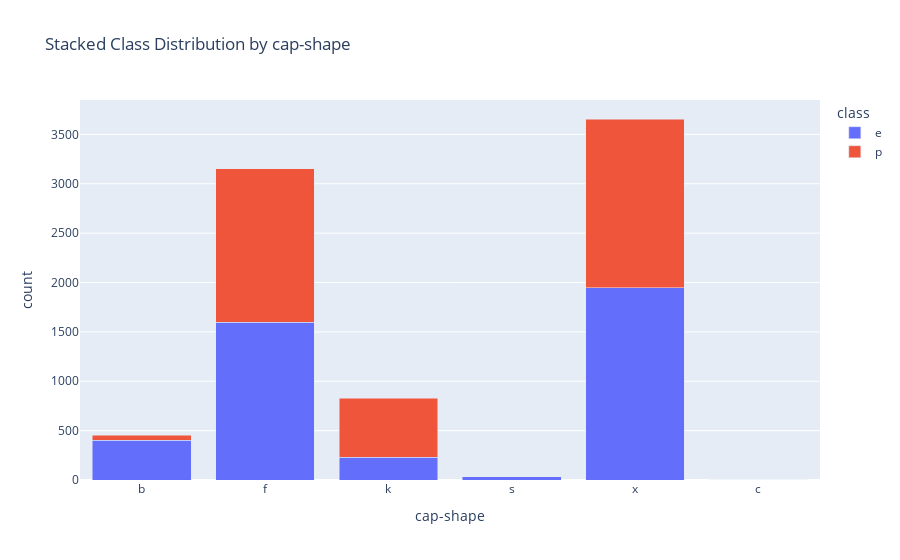
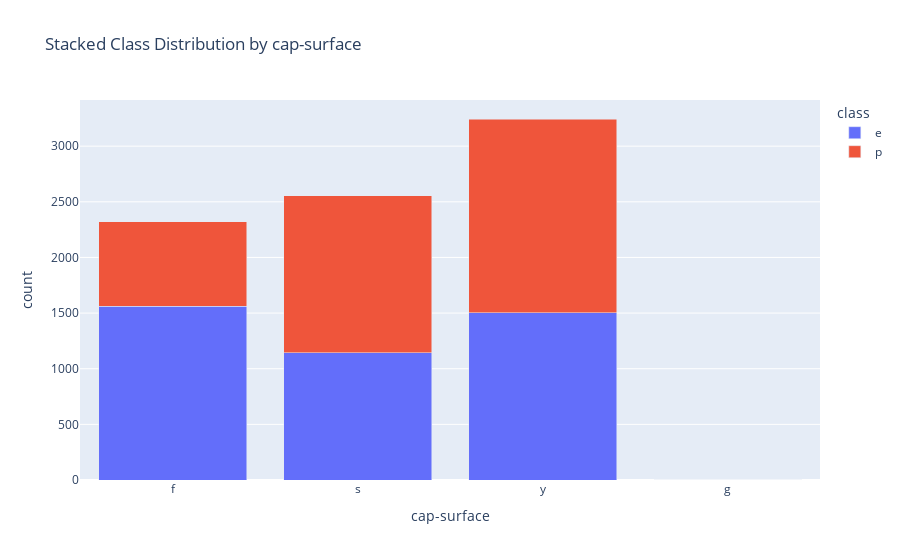
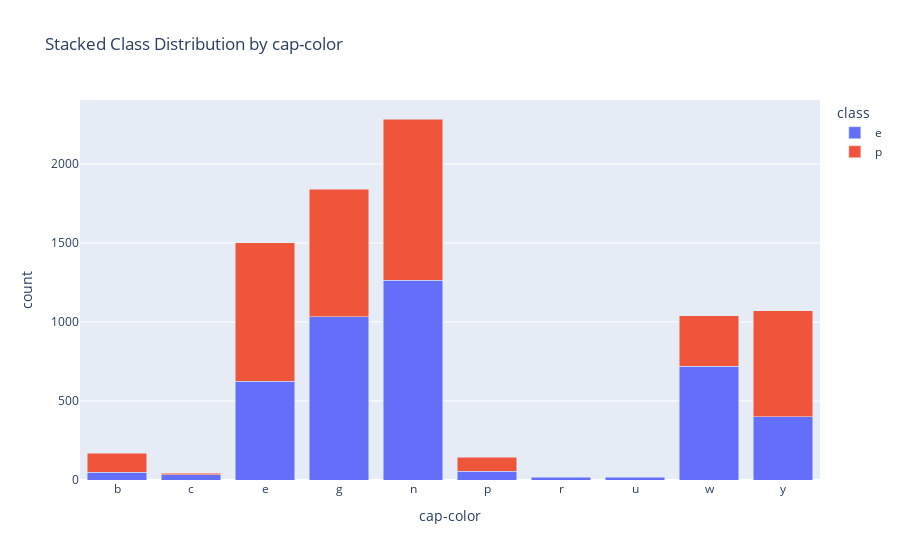
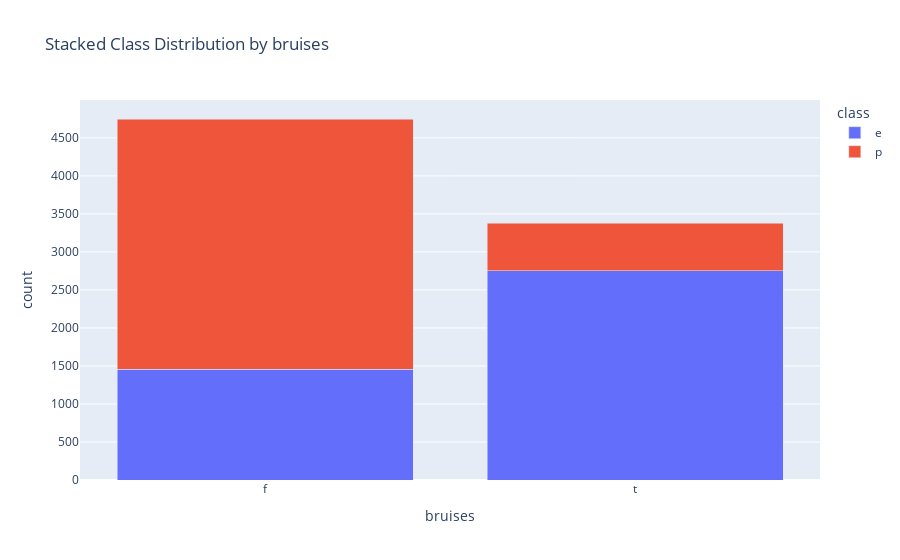

These figures' notebook cell, in order:
### Code cell
for column in df.columns:
    if column != 'class':
        
        temp = df.groupby([column, 'class']).size().reset_index(name='count')
        
        
        fig = px.bar(
            temp,
            x=column,         
            y='count',        
            color='class',    
            barmode='stack',  
            title=f"Stacked Class Distribution by {column}"
        )
        fig.show()

### Figure 1 — Plotly figure (JSON) as saved in the notebook; plotly's stock layout.template omitted (floating-point values rounded to 4 significant figures)
{"data": [{"alignmentgroup": "True", "hovertemplate": "class=e<br>cap-shape=%{x}<br>count=%{y}<extra></extra>", "legendgroup": "e", "marker": {"color": "#636efa", "pattern": {"shape": ""}}, "name": "e", "offsetgroup": "e", "orientation": "v", "showlegend": true, "textposition": "auto", "type": "bar", "x": ["b", "f", "k", "s", "x"], "xaxis": "x", "y": [404, 1596, 228, 32, 1948], "yaxis": "y"}, {"alignmentgroup": "True", "hovertemplate": "class=p<br>cap-shape=%{x}<br>count=%{y}<extra></extra>", "legendgroup": "p", "marker": {"color": "#EF553B", "pattern": {"shape": ""}}, "name": "p", "offsetgroup": "p", "orientation": "v", "showlegend": true, "textposition": "auto", "type": "bar", "x": ["b", "c", "f", "k", "x"], "xaxis": "x", "y": [48, 4, 1556, 600, 1708], "yaxis": "y"}], "layout": {"barmode": "stack", "legend": {"title": {"text": "class"}, "tracegroupgap": 0}, "title": {"text": "Stacked Class Distribution by cap-shape"}, "xaxis": {"anchor": "y", "domain": [0, 1], "title": {"text": "cap-shape"}}, "yaxis": {"anchor": "x", "domain": [0, 1], "title": {"text": "count"}}}}

### Figure 2 — Plotly figure (JSON) as saved in the notebook; plotly's stock layout.template omitted (floating-point values rounded to 4 significant figures)
{"data": [{"alignmentgroup": "True", "hovertemplate": "class=e<br>cap-surface=%{x}<br>count=%{y}<extra></extra>", "legendgroup": "e", "marker": {"color": "#636efa", "pattern": {"shape": ""}}, "name": "e", "offsetgroup": "e", "orientation": "v", "showlegend": true, "textposition": "auto", "type": "bar", "x": ["f", "s", "y"], "xaxis": "x", "y": [1560, 1144, 1504], "yaxis": "y"}, {"alignmentgroup": "True", "hovertemplate": "class=p<br>cap-surface=%{x}<br>count=%{y}<extra></extra>", "legendgroup": "p", "marker": {"color": "#EF553B", "pattern": {"shape": ""}}, "name": "p", "offsetgroup": "p", "orientation": "v", "showlegend": true, "textposition": "auto", "type": "bar", "x": ["f", "g", "s", "y"], "xaxis": "x", "y": [760, 4, 1412, 1740], "yaxis": "y"}], "layout": {"barmode": "stack", "legend": {"title": {"text": "class"}, "tracegroupgap": 0}, "title": {"text": "Stacked Class Distribution by cap-surface"}, "xaxis": {"anchor": "y", "domain": [0, 1], "title": {"text": "cap-surface"}}, "yaxis": {"anchor": "x", "domain": [0, 1], "title": {"text": "count"}}}}

### Figure 3 — Plotly figure (JSON) as saved in the notebook; plotly's stock layout.template omitted (floating-point values rounded to 4 significant figures)
{"data": [{"alignmentgroup": "True", "hovertemplate": "class=e<br>cap-color=%{x}<br>count=%{y}<extra></extra>", "legendgroup": "e", "marker": {"color": "#636efa", "pattern": {"shape": ""}}, "name": "e", "offsetgroup": "e", "orientation": "v", "showlegend": true, "textposition": "auto", "type": "bar", "x": ["b", "c", "e", "g", "n", "p", "r", "u", "w", "y"], "xaxis": "x", "y": [48, 32, 624, 1032, 1264, 56, 16, 16, 720, 400], "yaxis": "y"}, {"alignmentgroup": "True", "hovertemplate": "class=p<br>cap-color=%{x}<br>count=%{y}<extra></extra>", "legendgroup": "p", "marker": {"color": "#EF553B", "pattern": {"shape": ""}}, "name": "p", "offsetgroup": "p", "orientation": "v", "showlegend": true, "textposition": "auto", "type": "bar", "x": ["b", "c", "e", "g", "n", "p", "w", "y"], "xaxis": "x", "y": [120, 12, 876, 808, 1020, 88, 320, 672], "yaxis": "y"}], "layout": {"barmode": "stack", "legend": {"title": {"text": "class"}, "tracegroupgap": 0}, "title": {"text": "Stacked Class Distribution by cap-color"}, "xaxis": {"anchor": "y", "domain": [0, 1], "title": {"text": "cap-color"}}, "yaxis": {"anchor": "x", "domain": [0, 1], "title": {"text": "count"}}}}

### Figure 4 — Plotly figure (JSON) as saved in the notebook; plotly's stock layout.template omitted (floating-point values rounded to 4 significant figures)
{"data": [{"alignmentgroup": "True", "hovertemplate": "class=e<br>bruises=%{x}<br>count=%{y}<extra></extra>", "legendgroup": "e", "marker": {"color": "#636efa", "pattern": {"shape": ""}}, "name": "e", "offsetgroup": "e", "orientation": "v", "showlegend": true, "textposition": "auto", "type": "bar", "x": ["f", "t"], "xaxis": "x", "y": [1456, 2752], "yaxis": "y"}, {"alignmentgroup": "True", "hovertemplate": "class=p<br>bruises=%{x}<br>count=%{y}<extra></extra>", "legendgroup": "p", "marker": {"color": "#EF553B", "pattern": {"shape": ""}}, "name": "p", "offsetgroup": "p", "orientation": "v", "showlegend": true, "textposition": "auto", "type": "bar", "x": ["f", "t"], "xaxis": "x", "y": [3292, 624], "yaxis": "y"}], "layout": {"barmode": "stack", "legend": {"title": {"text": "class"}, "tracegroupgap": 0}, "title": {"text": "Stacked Class Distribution by bruises"}, "xaxis": {"anchor": "y", "domain": [0, 1], "title": {"text": "bruises"}}, "yaxis": {"anchor": "x", "domain": [0, 1], "title": {"text": "count"}}}}
